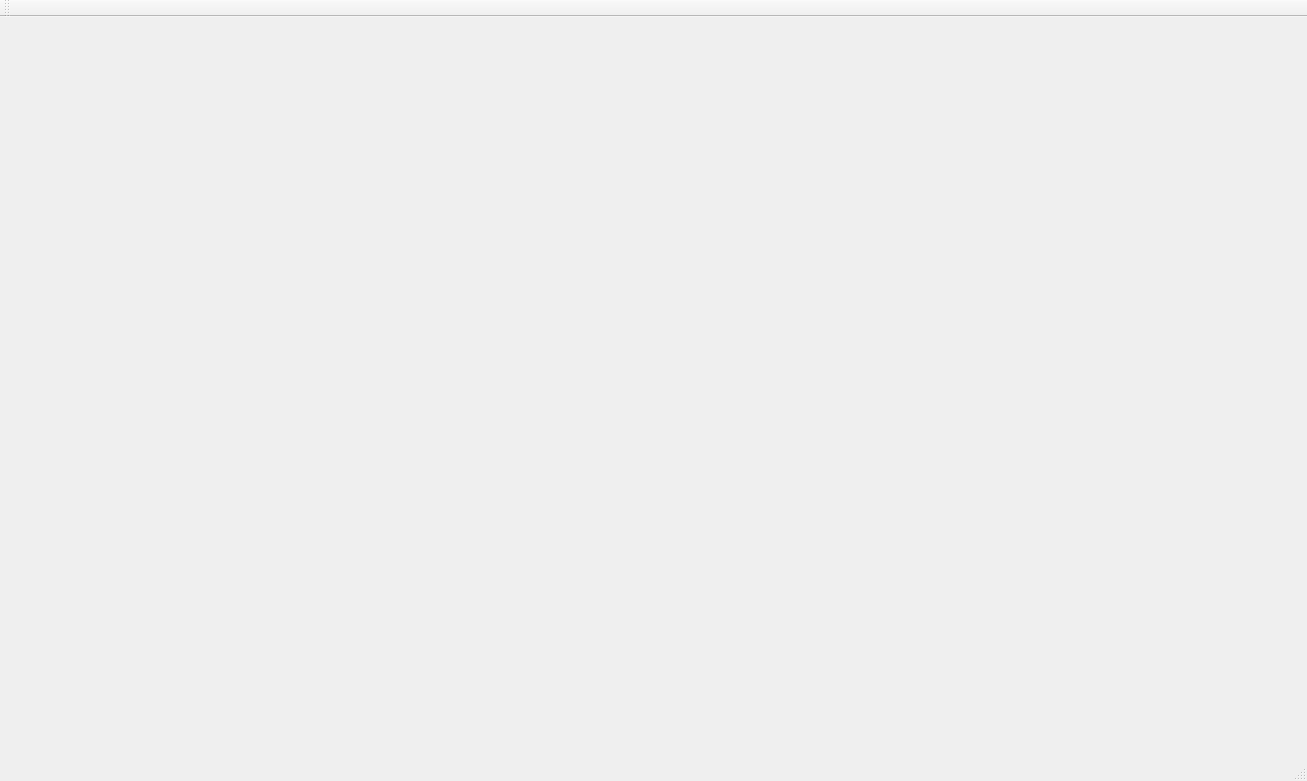
<?xml version="1.0" encoding="UTF-8"?>
<ui version="4.0">
 <class>PaintClass</class>
 <widget class="QMainWindow" name="PaintClass">
  <property name="geometry">
   <rect>
    <x>0</x>
    <y>0</y>
    <width>1307</width>
    <height>781</height>
   </rect>
  </property>
  <property name="windowTitle">
   <string>Paint</string>
  </property>
  <widget class="QWidget" name="centralWidget"/>
  <widget class="QMenuBar" name="menuBar">
   <property name="geometry">
    <rect>
     <x>0</x>
     <y>0</y>
     <width>1307</width>
     <height>37</height>
    </rect>
   </property>
  </widget>
  <widget class="QToolBar" name="mainToolBar">
   <attribute name="toolBarArea">
    <enum>TopToolBarArea</enum>
   </attribute>
   <attribute name="toolBarBreak">
    <bool>false</bool>
   </attribute>
  </widget>
  <widget class="QStatusBar" name="statusBar"/>
 </widget>
 <layoutdefault spacing="6" margin="11"/>
 <resources>
  <include location="Paint.qrc"/>
 </resources>
 <connections/>
</ui>
